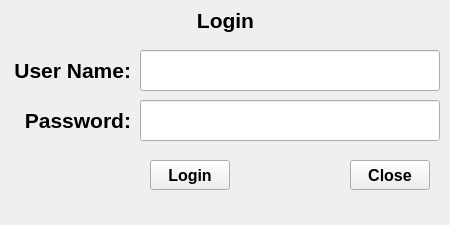
<?xml version="1.0" encoding="UTF-8"?>
<ui version="4.0">
 <class>LoginPage</class>
 <widget class="QWidget" name="LoginPage">
  <property name="geometry">
   <rect>
    <x>0</x>
    <y>0</y>
    <width>450</width>
    <height>225</height>
   </rect>
  </property>
  <property name="windowTitle">
   <string>LoginPage</string>
  </property>
  <widget class="QLineEdit" name="lineEdit_password">
   <property name="geometry">
    <rect>
     <x>140</x>
     <y>100</y>
     <width>300</width>
     <height>41</height>
    </rect>
   </property>
   <property name="font">
    <font>
     <pointsize>16</pointsize>
     <bold>true</bold>
    </font>
   </property>
   <property name="echoMode">
    <enum>QLineEdit::EchoMode::Password</enum>
   </property>
  </widget>
  <widget class="QPushButton" name="pushButton_close">
   <property name="geometry">
    <rect>
     <x>350</x>
     <y>160</y>
     <width>80</width>
     <height>30</height>
    </rect>
   </property>
   <property name="font">
    <font>
     <pointsize>12</pointsize>
     <bold>true</bold>
    </font>
   </property>
   <property name="text">
    <string>Close</string>
   </property>
  </widget>
  <widget class="QLineEdit" name="lineEdit_userName">
   <property name="geometry">
    <rect>
     <x>140</x>
     <y>50</y>
     <width>300</width>
     <height>41</height>
    </rect>
   </property>
   <property name="font">
    <font>
     <pointsize>16</pointsize>
     <bold>true</bold>
    </font>
   </property>
   <property name="layoutDirection">
    <enum>Qt::LayoutDirection::LeftToRight</enum>
   </property>
  </widget>
  <widget class="QLabel" name="label_password">
   <property name="geometry">
    <rect>
     <x>10</x>
     <y>100</y>
     <width>121</width>
     <height>41</height>
    </rect>
   </property>
   <property name="font">
    <font>
     <pointsize>16</pointsize>
     <italic>false</italic>
     <bold>true</bold>
     <strikeout>false</strikeout>
     <kerning>true</kerning>
    </font>
   </property>
   <property name="layoutDirection">
    <enum>Qt::LayoutDirection::LeftToRight</enum>
   </property>
   <property name="frameShape">
    <enum>QFrame::Shape::NoFrame</enum>
   </property>
   <property name="text">
    <string>Password:</string>
   </property>
   <property name="alignment">
    <set>Qt::AlignmentFlag::AlignRight|Qt::AlignmentFlag::AlignTrailing|Qt::AlignmentFlag::AlignVCenter</set>
   </property>
  </widget>
  <widget class="QPushButton" name="pushButton_login">
   <property name="geometry">
    <rect>
     <x>150</x>
     <y>160</y>
     <width>80</width>
     <height>30</height>
    </rect>
   </property>
   <property name="font">
    <font>
     <pointsize>12</pointsize>
     <bold>true</bold>
    </font>
   </property>
   <property name="text">
    <string>Login</string>
   </property>
  </widget>
  <widget class="QLabel" name="label_userName">
   <property name="geometry">
    <rect>
     <x>10</x>
     <y>50</y>
     <width>121</width>
     <height>41</height>
    </rect>
   </property>
   <property name="font">
    <font>
     <pointsize>16</pointsize>
     <italic>false</italic>
     <bold>true</bold>
     <strikeout>false</strikeout>
     <kerning>true</kerning>
    </font>
   </property>
   <property name="frameShape">
    <enum>QFrame::Shape::NoFrame</enum>
   </property>
   <property name="text">
    <string>User Name:</string>
   </property>
   <property name="alignment">
    <set>Qt::AlignmentFlag::AlignRight|Qt::AlignmentFlag::AlignTrailing|Qt::AlignmentFlag::AlignVCenter</set>
   </property>
  </widget>
  <widget class="QLabel" name="label_headline">
   <property name="geometry">
    <rect>
     <x>0</x>
     <y>0</y>
     <width>451</width>
     <height>41</height>
    </rect>
   </property>
   <property name="font">
    <font>
     <pointsize>16</pointsize>
     <bold>true</bold>
    </font>
   </property>
   <property name="styleSheet">
    <string notr="true">color: rgb(0, 0, 0);</string>
   </property>
   <property name="text">
    <string>Login</string>
   </property>
   <property name="alignment">
    <set>Qt::AlignmentFlag::AlignCenter</set>
   </property>
  </widget>
 </widget>
 <resources/>
 <connections/>
</ui>
